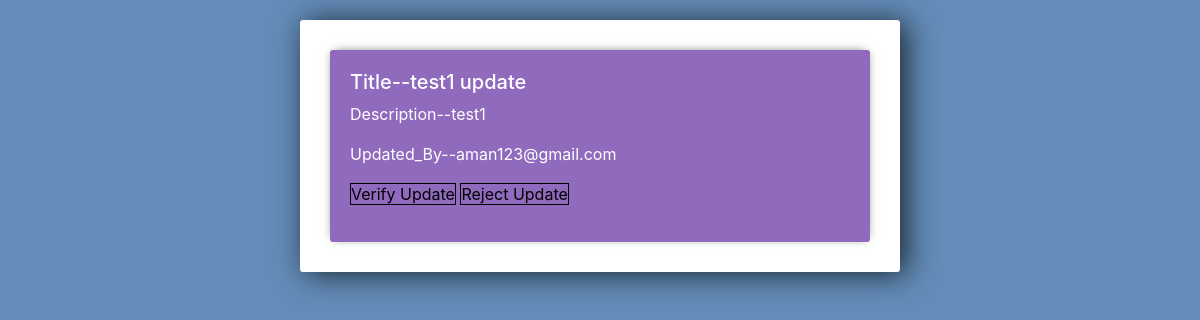
/notify (signed in), run on the app's committed database.
### todoapp/models.py (models this page shows, shortened)
class SharedTasks(models.Model):
    to_user = models.ForeignKey(User,on_delete=models.CASCADE)
    tasks = models.ForeignKey(Tasks,on_delete=models.CASCADE)
    assigned_by = models.CharField(max_length=100)
    read_only = models.BooleanField(default=False)
    can_update = models.BooleanField(default=False)
    notify = models.BooleanField(default=False)
    title = models.CharField(max_length=100,default='new')
    description = models.CharField(max_length=500,default="new_task")

class User(AbstractBaseUser):
  email = models.EmailField(
      verbose_name='Email',
      max_length=255,
      unique=True,
  )
  password = models.CharField(max_length=200)
  is_email_verified = models.BooleanField(default=False)
  otp = models.IntegerField(null=True,blank=True)
  is_active = models.BooleanField(default=True)
  is_admin = models.BooleanField(default=False)
  created_at = models.DateTimeField(auto_now_add=True)
  updated_at = models.DateTimeField(auto_now=True)
  objects = UserManager()
  USERNAME_FIELD = 'email'
  REQUIRED_FIELDS = ['password']
  def __str__(self):
      return self.email

### todoapp/views.py (the view)
# urls.py: path('notify',views.NotificationForVerification,name='notify'),
def NotificationForVerification(request):
    user_id =request.user.id
    print(user_id)
    data = SharedTasks.objects.filter(assigned_by=user_id,notify=True)
    return render(request,'todoapp/notification.html',{'data':data})

### todoapp/templates/todoapp/notification.html (shortened to what this page needs)
<link rel="stylesheet" href="https://stackpath.bootstrapcdn.com/bootstrap/4.3.1/css/bootstrap.min.css">
<div class="center-column">
	<div class="todo-list">
	{% for d in data %}
    <div class="item-row">
        <form method="POST">
            <h5>Title--{{d.title}}</h5>
            <p>Description--{{d.description}}</p>
            <p>Updated_By--{{d.to_user}}</p>
            <a style="color: black;border: 1px solid black;" href="{% url 'verify' d.id %}">Verify Update</a>
            <a style="color: black;border: 1px solid black;" href="{% url 'reject' d.id %}">Reject Update</a>
        </form>
    </div>
	{% endfor %}
	</div>
</div>

### todoapp/templates/todoapp/notification.html (style rules this page uses)
.center-column { width:600px; margin: 20px auto; padding:20px; background-color: #fff; border-radius: 3px; box-shadow: 6px 2px 30px 0px rgba(0,0,0,0.75); }
.item-row { background-color: #906abd; margin: 10px; padding: 20px; border-radius: 3px; color: #fff; font-size: 16px; box-shadow: 0px -1px 10px -4px rgba(0,0,0,0.75); }

### data on the page
SharedTasks: title "test1 update", description "test1", to_user "aman123@gmail.com"
